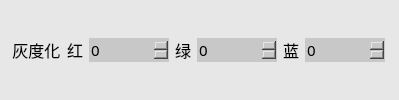
             <widget class="QWidget" name="widget_14" native="true">
              <property name="styleSheet">
               <string notr="true">background-color: rgb(231, 231, 231);</string>
              </property>
              <layout class="QHBoxLayout" name="horizontalLayout_4">
               <property name="spacing">
                <number>6</number>
               </property>
               <property name="leftMargin">
                <number>4</number>
               </property>
               <property name="topMargin">
                <number>2</number>
               </property>
               <property name="rightMargin">
                <number>4</number>
               </property>
               <property name="bottomMargin">
                <number>2</number>
               </property>
               <item>
                <widget class="QLabel" name="label_3">
                 <property name="font">
                  <font>
                   <family>微软雅黑</family>
                   <pointsize>12</pointsize>
                  </font>
                 </property>
                 <property name="text">
                  <string>  灰度化</string>
                 </property>
                </widget>
               </item>
               <item>
                <widget class="QLabel" name="label_4">
                 <property name="font">
                  <font>
                   <family>微软雅黑</family>
                   <pointsize>12</pointsize>
                  </font>
                 </property>
                 <property name="text">
                  <string>红</string>
                 </property>
                 <property name="alignment">
                  <set>Qt::AlignRight|Qt::AlignTrailing|Qt::AlignVCenter</set>
                 </property>
                </widget>
               </item>
               <item>
                <widget class="QSpinBox" name="spinBoxR">
                 <property name="minimumSize">
                  <size>
                   <width>80</width>
                   <height>0</height>
                  </size>
                 </property>
                 <property name="maximumSize">
                  <size>
                   <width>80</width>
                   <height>16777215</height>
                  </size>
                 </property>
                 <property name="font">
                  <font>
                   <family>微软雅黑</family>
                   <pointsize>11</pointsize>
                   <weight>50</weight>
                   <italic>false</italic>
                   <bold>false</bold>
                  </font>
                 </property>
                 <property name="styleSheet">
                  <string notr="true">
QSpinBox
{
	
	font: 11pt &quot;微软雅黑&quot;;
	border-width:1;border-style:none;
	border-color:rgb(255, 255, 255);
	background-color: rgb(200, 200, 200);
	color::rgb(255,255, 0);

}
QSpinBox::down-button
{   
	
	background-color: rgb(200, 200, 200);
	subcontrol-origin:border;
    subcontrol-position:left;
    image: url(:/左normal.png);
    width: 20px;
    height: 30px; ;
}
QSpinBox::up-button
{
board:none;
	background-color: rgb(200, 200, 200);
	subcontrol-origin:border;
    subcontrol-position:right;
    image: url(:/右normal.png);
    width: 20px;
    height: 30px;       
}

QSpinBox::up-button:pressed
{
board:none;
background-color: rgb(103, 103, 103);
	subcontrol-origin:border;
    subcontrol-position:right;
    image: url(:/右press.png);
    width: 20px;
    height: 30px;      
}
QSpinBox::down-button:pressed
{
board:none;
background-color: rgb(103, 103, 103);
	subcontrol-origin:border;
    subcontrol-position:left;
    image: url(:/左press.png);
    width: 20px;
    height: 30px; 
}
</string>
                 </property>
                 <property name="maximum">
                  <number>1000</number>
                 </property>
                </widget>
               </item>
               <item>
                <widget class="QLabel" name="label_5">
                 <property name="font">
                  <font>
                   <family>微软雅黑</family>
                   <pointsize>12</pointsize>
                  </font>
                 </property>
                 <property name="text">
                  <string>绿</string>
                 </property>
                 <property name="alignment">
                  <set>Qt::AlignRight|Qt::AlignTrailing|Qt::AlignVCenter</set>
                 </property>
                </widget>
               </item>
               <item>
                <widget class="QSpinBox" name="spinBoxG">
                 <property name="minimumSize">
                  <size>
                   <width>80</width>
                   <height>0</height>
                  </size>
                 </property>
                 <property name="maximumSize">
                  <size>
                   <width>80</width>
                   <height>16777215</height>
                  </size>
                 </property>
                 <property name="font">
                  <font>
                   <family>微软雅黑</family>
                   <pointsize>11</pointsize>
                   <weight>50</weight>
                   <italic>false</italic>
                   <bold>false</bold>
                  </font>
                 </property>
                 <property name="styleSheet">
                  <string notr="true">
QSpinBox
{
	
	font: 11pt &quot;微软雅黑&quot;;
	border-width:1;border-style:none;
	border-color:rgb(255, 255, 255);
	background-color: rgb(200, 200, 200);
	color::rgb(255,255, 0);

}
QSpinBox::down-button
{   
	
	background-color: rgb(200, 200, 200);
	subcontrol-origin:border;
    subcontrol-position:left;
    image: url(:/左normal.png);
    width: 20px;
    height: 30px; ;
}
QSpinBox::up-button
{
board:none;
	background-color: rgb(200, 200, 200);
	subcontrol-origin:border;
    subcontrol-position:right;
    image: url(:/右normal.png);
    width: 20px;
    height: 30px;       
}

QSpinBox::up-button:pressed
{
board:none;
background-color: rgb(103, 103, 103);
	subcontrol-origin:border;
    subcontrol-position:right;
    image: url(:/右press.png);
    width: 20px;
    height: 30px;      
}
QSpinBox::down-button:pressed
{
board:none;
background-color: rgb(103, 103, 103);
	subcontrol-origin:border;
    subcontrol-position:left;
    image: url(:/左press.png);
    width: 20px;
    height: 30px; 
}
</string>
                 </property>
                 <property name="maximum">
                  <number>1000</number>
                 </property>
                </widget>
               </item>
               <item>
                <widget class="QLabel" name="label_8">
                 <property name="font">
                  <font>
                   <family>微软雅黑</family>
                   <pointsize>12</pointsize>
                  </font>
                 </property>
                 <property name="text">
                  <string>蓝</string>
                 </property>
                 <property name="alignment">
                  <set>Qt::AlignRight|Qt::AlignTrailing|Qt::AlignVCenter</set>
                 </property>
                </widget>
               </item>
               <item>
                <widget class="QSpinBox" name="spinBoxB">
                 <property name="minimumSize">
                  <size>
                   <width>80</width>
                   <height>0</height>
                  </size>
                 </property>
                 <property name="maximumSize">
                  <size>
                   <width>80</width>
                   <height>16777215</height>
                  </size>
                 </property>
                 <property name="font">
                  <font>
                   <family>微软雅黑</family>
                   <pointsize>11</pointsize>
                   <weight>50</weight>
                   <italic>false</italic>
                   <bold>false</bold>
                  </font>
                 </property>
                 <property name="styleSheet">
                  <string notr="true">
QSpinBox
{
	
	font: 11pt &quot;微软雅黑&quot;;
	border-width:1;border-style:none;
	border-color:rgb(255, 255, 255);
	background-color: rgb(200, 200, 200);
	color::rgb(255,255, 0);

}
QSpinBox::down-button
{   
	
	background-color: rgb(200, 200, 200);
	subcontrol-origin:border;
    subcontrol-position:left;
    image: url(:/左normal.png);
    width: 20px;
    height: 30px; ;
}
QSpinBox::up-button
{
board:none;
	background-color: rgb(200, 200, 200);
	subcontrol-origin:border;
    subcontrol-position:right;
    image: url(:/右normal.png);
    width: 20px;
    height: 30px;       
}

QSpinBox::up-button:pressed
{
board:none;
background-color: rgb(103, 103, 103);
	subcontrol-origin:border;
    subcontrol-position:right;
    image: url(:/右press.png);
    width: 20px;
    height: 30px;      
}
QSpinBox::down-button:pressed
{
board:none;
background-color: rgb(103, 103, 103);
	subcontrol-origin:border;
    subcontrol-position:left;
    image: url(:/左press.png);
    width: 20px;
    height: 30px; 
}

</string>
                 </property>
                 <property name="maximum">
                  <number>1000</number>
                 </property>
                </widget>
               </item>
               <item>
                <spacer name="horizontalSpacer_9">
                 <property name="orientation">
                  <enum>Qt::Horizontal</enum>
                 </property>
                 <property name="sizeType">
                  <enum>QSizePolicy::Fixed</enum>
                 </property>
                 <property name="sizeHint" stdset="0">
                  <size>
                   <width>10</width>
                   <height>20</height>
                  </size>
                 </property>
                </spacer>
               </item>
              </layout>
             </widget>
